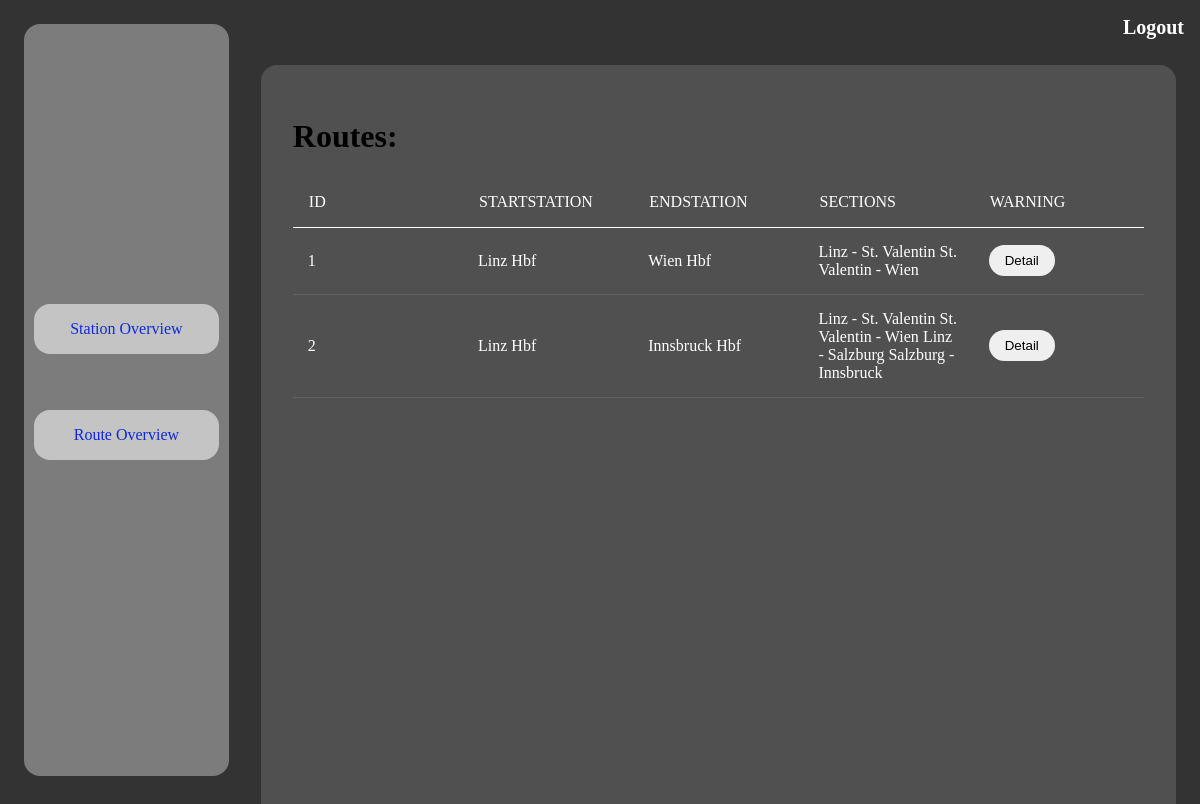
/route/overview/ma (signed in), run on the app's committed database.
### app/models.py (models this page shows)
class Route(db.Model):
    __tablename__ = 'routes'
    id = db.Column(db.Integer, primary_key=True)
    startStation = db.Column(db.Integer, db.ForeignKey('station.id'))
    endStation = db.Column(db.Integer, db.ForeignKey('station.id'))
    routeSection = db.relationship('Section', secondary=routeSection, backref = db.backref('routes', lazy='dynamic'),
                                   lazy='dynamic')

class Section(db.Model):
    id = db.Column(db.Integer, primary_key=True)
    name = db.Column(db.String(64), index=True, unique=True)
    startStation = db.Column(db.Integer, db.ForeignKey('station.id'))
    endStation = db.Column(db.Integer, db.ForeignKey('station.id'))
    distance = db.Column(db.Float)
    maxSpeed = db.Column(db.Integer)
    width = db.Column(db.String(64))
    usageFee = db.Column(db.Float)

class Warning(db.Model):
    id = db.Column(db.Integer, primary_key=True)
    description = db.Column(db.String)
    section = db.Column(db.Integer, db.ForeignKey('section.id'))

### app/routes.py (the view)
@app.route('/route/overview/ma')
@login_required
def route_ma_overview():
    routes = Route.query.all()
    warning = Warning.query.all()
    return render_template("route_ma_overview.html", title='Stations', routes=routes, warning=warning)

### app/models.py (called while the page is built)
@login.user_loader
def load_user(id):
    return User.query.get(int(id))

### app/templates/route_ma_overview.html
{% extends "base_ma.html" %}
{% block content %}
    <div>
    <h1>Routes:</h1>
    </div>
<table>
  <thead style="border-radius: 0.5rem">
            <tr class="tableHeader">
        <th>ID </th>
        <th>startStation</th>
        <th>endStation</th>
        <th>sections</th>
        <th>warning</th>
    </tr>
  </thead>
<tbody>
    {% for route in routes %}
    <tr class="tableContent">
    <td> {{ route.id }} </td>
    <td> {{ route.startStation }}</td>
    <td> {{ route.endStation }}</td>
        <td>{% for section in route.routeSection.all() %}
            {{ section.name }}
        {% endfor %}</td>
            <td>{% for section in route.routeSection.all() %}
                    {% for w in warning %}
                        {% if section.name == w.section and loop.first%}
                            <button onclick="window.location.href='{{ url_for('warning_ma_detail', routeID =  route.id) }}';"> Detail </button>
                        {% endif %}
                    {% endfor %}
        {% endfor %}</td>
    </tr>
    {% endfor %}
</tbody>
</table>
    </div>
{% endblock %}

### app/static/stylesheet.css (style rules this page uses)
*, *::before, *::after { box-sizing: border-box; }
body { background-color: #333333; }
button { border-color: unset; border-width: unset; border-radius: 1rem; padding: 0.5rem 1rem; cursor: pointer; border: none; }
table { width: 100%; table-layout: fixed; border-collapse: collapse; }
.tableHeader { border-bottom: 1px solid white; }
.tableContent { overflow-x: auto; margin-top: 0; }
th { padding: 1rem; text-align: left; color: #fff; text-transform: uppercase; font-weight: normal; }
td { padding: 15px; text-align: left; vertical-align: middle; color: #fff; border-bottom: solid 1px rgba(255, 255, 255, 0.1); }

### data on the page
Route: id "1", startStation "Linz Hbf", endStation "Wien Hbf"
Section: name "Linz - St. Valentin"
Section: name "St. Valentin - Wien"
Route: id "2", startStation "Linz Hbf", endStation "Innsbruck Hbf"
Section: name "Linz - Salzburg"
Section: name "Salzburg - Innsbruck"
